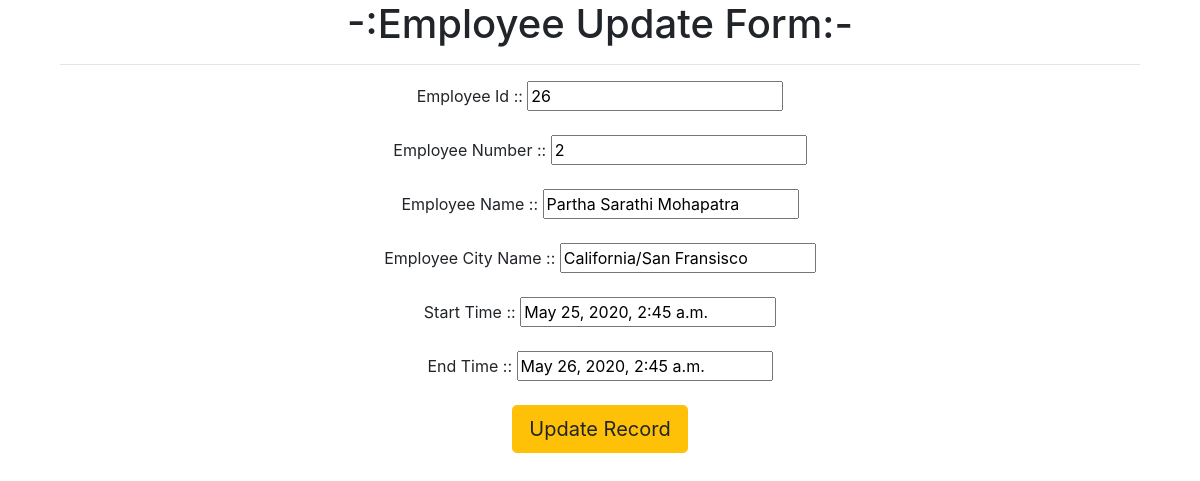
The app's page /update/26 with its own data.
### employeeapp/models.py (models this page shows)
class Employee(models.Model):
    eno=models.IntegerField()
    ename = models.CharField(max_length=100)
    ecity = models.CharField(max_length=50)
    start_time=models.DateTimeField(default=timezone.now,blank=False)
    end_time=models.DateTimeField(default=timezone.now,blank=False)

### employeeapp/views.py (the view)
# urls.py: path('update/<int:id>',views.update_view),
def update_view(request,id):
    emp=Employee.objects.get(id=id)
    if request.method=="POST":
        form=EmployeeForm(request.POST,instance=emp)
        if form.is_valid():
            form.save()
            return redirect('/')
    return render(request,'employeeapp/update.html',{'emp':emp})

### templates/employeeapp/update.html (shortened to what this page needs)
<!DOCTYPE html>
{%extends 'employeeapp/base.html'%}
  {% block base_block %}
  <div class="container" >
    <h1>-:Employee Update Form:-</h1><hr>
   <form method="post">
     Employee Id :: <input type="text" name="id" value="{{emp.id}}"><br><br>
     Employee Number :: <input type="text" name="eno" value="{{emp.eno}}"><br><br>
     Employee Name :: <input type="text" name="ename" value="{{emp.ename}}"><br><br>
     Employee City Name :: <input type="text" name="ecity" value="{{emp.ecity}}"><br><br>
     Start Time :: <input type="text" name="start_time" value="{{emp.start_time}}"><br><br>
     End Time :: <input type="text" name="end_timec" value="{{emp.end_time}}"><br><br>
     <input type="submit" class="btn btn-warning btn-lg"  value="Update Record"><br><br>
   </form>
  </div>
  {% endblock %}

### records on screen
Employee: id "26", eno "2", ename "Partha Sarathi Mohapatra", ecity "California/San Fransisco", start_time "May 25, 2020, 2:45 a.m.", end_timec "May 26, 2020, 2:45 a.m."
